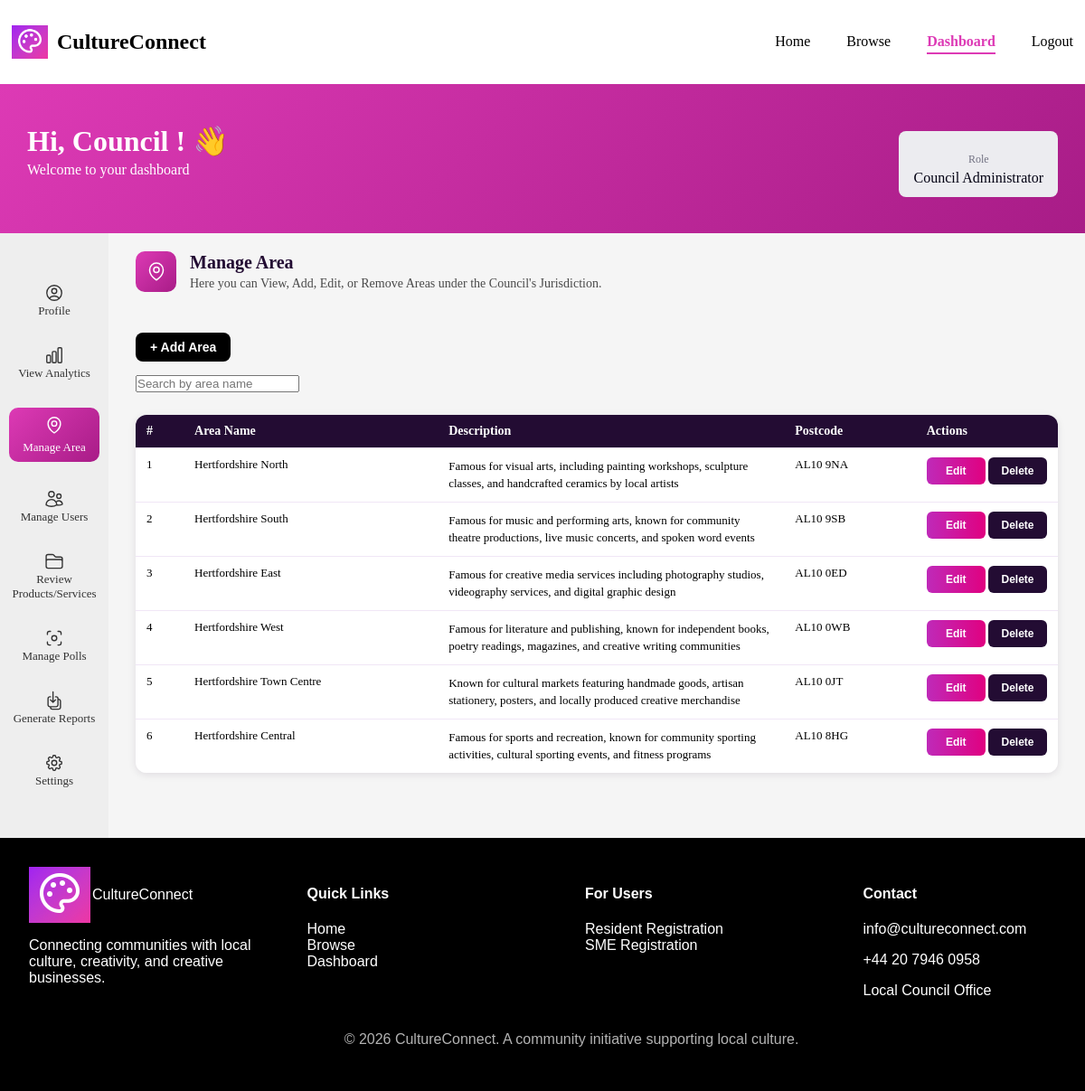
/frontend/pages/dashboard.php?page=manage-area (signed in), run on the app's committed database.
### tables this page shows
CREATE TABLE `areas` (
  `area_id` int(11) NOT NULL,
  `area_name` varchar(100) NOT NULL,
  `description` text NOT NULL,
  `postcode` varchar(20) NOT NULL,
  `latitude` decimal(9,6) DEFAULT NULL,
  `longitude` decimal(9,6) DEFAULT NULL
);

### frontend/pages/manage-area.php (the view, shortened to what this page needs)
<?php
include '../db_connection.php';
          $areas_per_page = 6;
          $area_page      = max(1, intval($_GET['area_page'] ?? 1));
          $total_areas    = mysqli_fetch_assoc(mysqli_query($conn, "SELECT COUNT(*) AS n FROM areas"))['n'];
          $total_pages    = max(1, ceil($total_areas / $areas_per_page));
          $area_page      = min($area_page, $total_pages);
          $offset         = ($area_page - 1) * $areas_per_page;
          $areas = mysqli_query($conn, "SELECT * FROM areas ORDER BY area_id ASC LIMIT $areas_per_page OFFSET $offset");
?>
<div class="manage-area-page">
     <?php
       include '../components/section_header.php';
     ?>
    <div class="manage-area-actions">
        <button id="area-add-trigger-btn" onclick="openAreaAddModal()">+ Add Area</button>
    </div>
    <div class="table-filters">
        <input type="text" id="area-search-input" placeholder="Search by area name" onkeyup="filterAreaTable()">
    </div>
    <div class="area-table-wrapper">
    <table class="area-table">
        <thead>
            <tr>
                <th>#</th>
                <th>Area Name</th>
                <th>Description</th>
                <th>Postcode</th>
                <th>Actions</th>
            </tr>
        </thead>
        <tbody id="area-table-body">
            <?php
            $count = $offset + 1;
            while ($area = mysqli_fetch_assoc($areas)) : ?>
            <tr>
                <td><?php echo $count++; ?></td>
                <td><?php echo htmlspecialchars($area['area_name']); ?></td>
                <td><?php echo htmlspecialchars($area['description']); ?></td>
                <td><?php echo htmlspecialchars($area['postcode']); ?></td>
                <td>
                    <button class="edit-btn" onclick="openAreaEditModal(
                             <?php echo $area['area_id']; ?>,
                            '<?php echo addslashes($area['area_name']); ?>',
                            '<?php echo addslashes($area['description']); ?>',
                            '<?php echo addslashes($area['postcode']); ?>'
                    )">Edit</button>
                    <button class="delete-btn" onclick="openAreaDeleteModal(
                            <?php echo $area['area_id']; ?>,
                           '<?php echo addslashes($area['area_name']); ?>'
                    )">Delete</button>
                </td>
            </tr>
            <?php endwhile; ?>
        </tbody>
    </table>
</div>
</div>

### data on the page
areas: area_name "Hertfordshire North", description "Famous for visual arts, including painting workshops, sculpture classes, and handcrafted ceramics by local artists", postcode "AL10 9NA"
areas: area_name "Hertfordshire South", description "Famous for music and performing arts, known for community theatre productions, live music concerts, and spoken word events", postcode "AL10 9SB"
areas: area_name "Hertfordshire East", description "Famous for creative media services including photography studios, videography services, and digital graphic design", postcode "AL10 0ED"
areas: area_name "Hertfordshire West", description "Famous for literature and publishing, known for independent books, poetry readings, magazines, and creative writing communities", postcode "AL10 0WB"
areas: area_name "Hertfordshire Town Centre", description "Known for cultural markets featuring handmade goods, artisan stationery, posters, and locally produced creative merchandise", postcode "AL10 0JT"
areas: area_name "Hertfordshire Central", description "Famous for sports and recreation, known for community sporting activities, cultural sporting events, and fitness programs", postcode "AL10 8HG"

### other printed values
$_SESSION['first_name'] "Council"
$_SESSION['user_role'] "Council Administrator"
$title "Manage Area"
$subtitle "Here you can View, Add, Edit, or Remove Areas under the Council's Jurisdiction."
